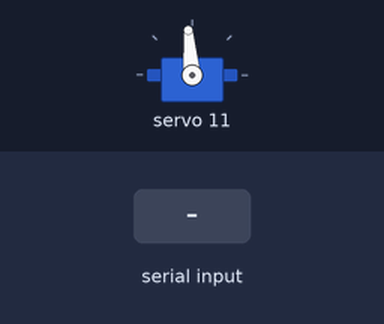
A sketch run on a simulated Arduino Uno, built with avr-gcc and run on an emulated ATmega328P. Parts: servo. The test bench sets the inputs (shaded band).

Above: at 1.5 s.
1.6 s: "90,45\n" received over Serial
At 2.4 s:
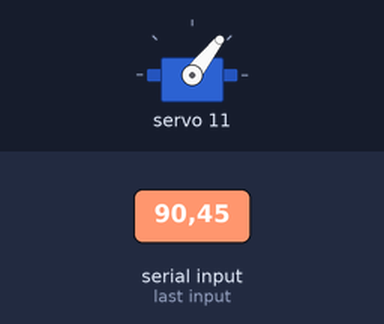
At 4.1 s:
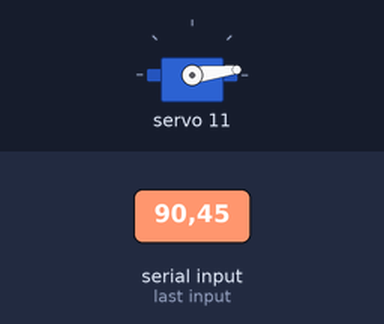
4.6 s: "30,150\n" received over Serial
At 6.5 s:
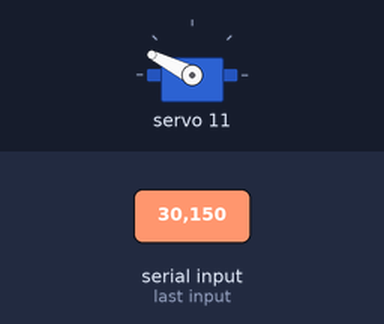
Timing chart, 0 to 10.3 s (numbered marks = the images above; inputs shaded):
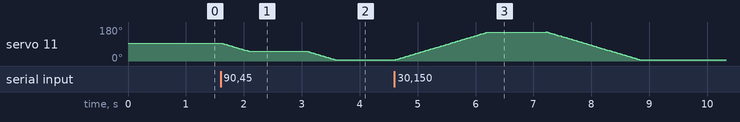

Measured:
- after the input at 1.6 s, servo 11: moves from 95° to 7° over 1.9 s, starting at once

The sketch:

drive_a_servo-serial.ino
```cpp
#include <Wire.h>                       //IIC通讯头文件
#include <Adafruit_PWMServoDriver.h> //16路舵机控制板头文件
//以这种方式调用，它使用默认地址0x40。
Adafruit_PWMServoDriver pwm=Adafruit_PWMServoDriver();

#define SERVOMIN  150//这是“最小”高电平占空比计数（在4096中）
#define SERVOMAX  600//这是“最大”高电平占空比计数（在4096中）
byte angle=90;//设置一个初始角度（输入值范围0-180）
//该函数用于将角度数据映射成PWM高电平占空比数据
int S2P(int angle){
  float p=0.0;
  p=2.5*angle+150;
  return int(p);
}
void setup() {
   Serial.begin(9600);//开启串口
   pwm.begin();  //初始化pca9685模块
   pwm.setPWMFreq(60);  //设置频率60Hz
   pwm.setPWM(11,0,S2P(angle));//舵机旋转到初试角度
   delay(300);
}
void loop() {
  int i=0;
  //如果串口缓冲区没有数据，则等待数据
  while(!(Serial.available()>0));
  i=Serial.parseInt();//读取串口输入的数字
  if((i<=180)&&(i>=0))
  {
    if(angle>i)
    {
      for(;angle>i;angle--)//逐步旋转
      {
        pwm.setPWM(11,0,S2P(angle));
        delay(10);
      }
    }
    else if(angle<i)
    {
      for(;angle<i;angle++)//逐步旋转
      {
        pwm.setPWM(11,0,S2P(angle));
        delay(10);
      }
    }
  }
}
```
